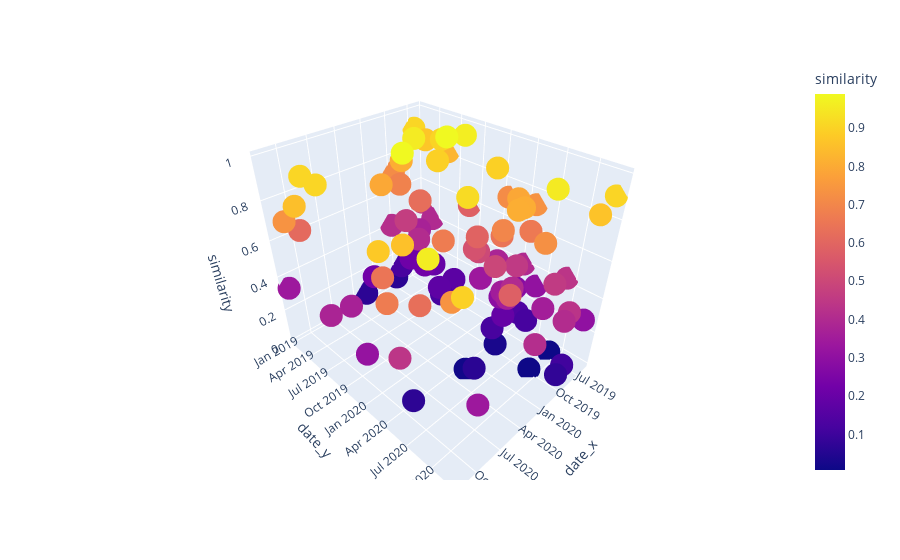

The notebook cell this image was saved under:
### Code cell
import plotly.express as px

fig = px.scatter_3d(test_df, x='date_x', y='date_y', z='similarity', color='similarity')
fig.show()
